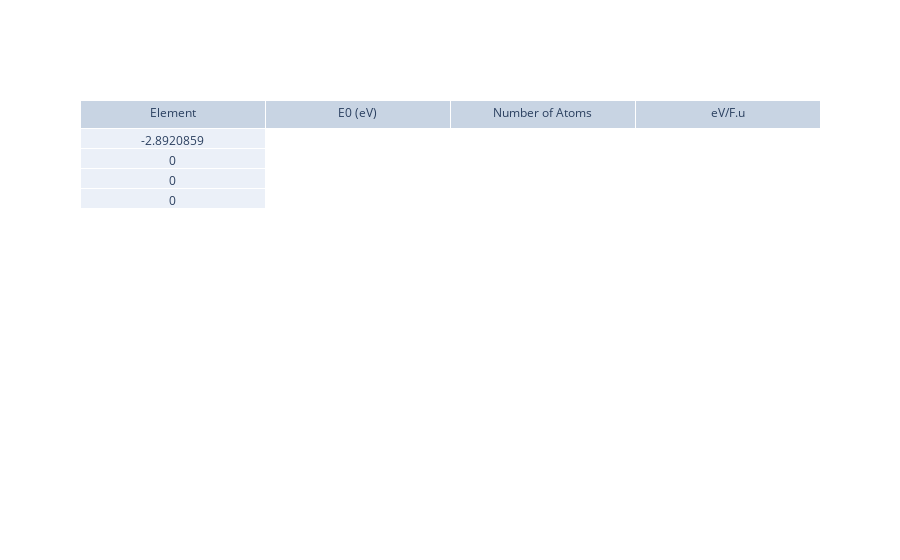

This figure's notebook cell:
### Code cell
import plotly.graph_objects as go

fig = go.Figure(data=[go.Table(header=dict(values=['Element',
                                                   'E0 (eV)',
                                                   'Number of Atoms',
                                                   'eV/F.u']),
                              
                              cells=dict(values=[[float(Zn_E),0,0,0]]))])
fig.show()

### Figure 1 — Plotly figure (JSON) as saved in the notebook; plotly's stock layout.template omitted (floating-point values rounded to 4 significant figures)
{"data": [{"cells": {"values": [[-2.892, 0, 0, 0]]}, "header": {"values": ["Element", "E0 (eV)", "Number of Atoms", "eV/F.u"]}, "type": "table"}], "layout": {}}
